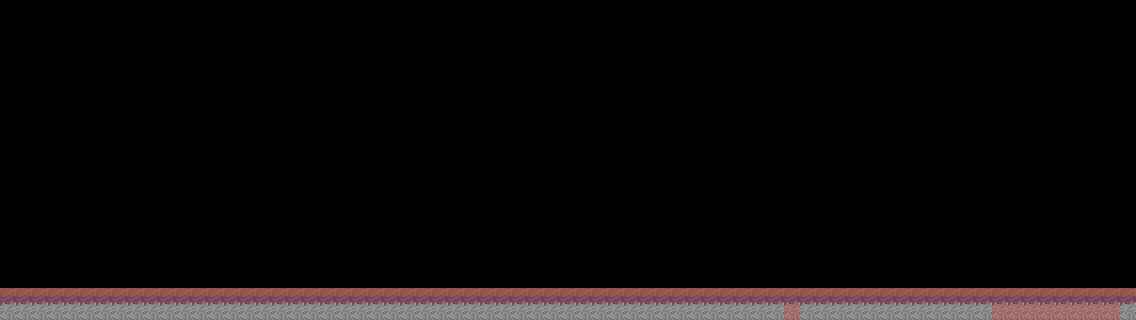

A level layout from a 2D game, rendered from its tile map. Below: a short description, then the map file with tile-grid data replaced by summaries:
An orthogonal 71x20 tile map with 16x16 px tiles, 2 tile layers (bg, block), 2 tilesets and 1 object (EnemyOne).

<map version="1.0" orientation="orthogonal" width="71" height="20" tilewidth="16" tileheight="16">
 <tileset firstgid="1" name="tilesnew" tilewidth="16" tileheight="16">
  <image source="tilesnew.png" width="256" height="224" />
 </tileset>
 <tileset firstgid="225" name="meta_tiles" tilewidth="16" tileheight="16" spacing="1" margin="1">
  <image source="meta_tiles.png" width="67" height="34" />
  <tile id="0">
   <properties>
    <property name="Stand" value="True" />
   </properties>
  </tile>
 </tileset>
 <layer name="bg" width="71" height="20">
  <data>[1420 cells, 142 non-empty, 2 distinct tile ids]</data>
 </layer>
 <layer name="block" width="71" height="20">
  <data>[1420 cells, 80 non-empty, 1 distinct tile ids]</data>
 </layer>
 <objectgroup name="Object" width="71" height="20">
  <object name="EnemyOne" x="576" y="272" />
 </objectgroup>
</map>
